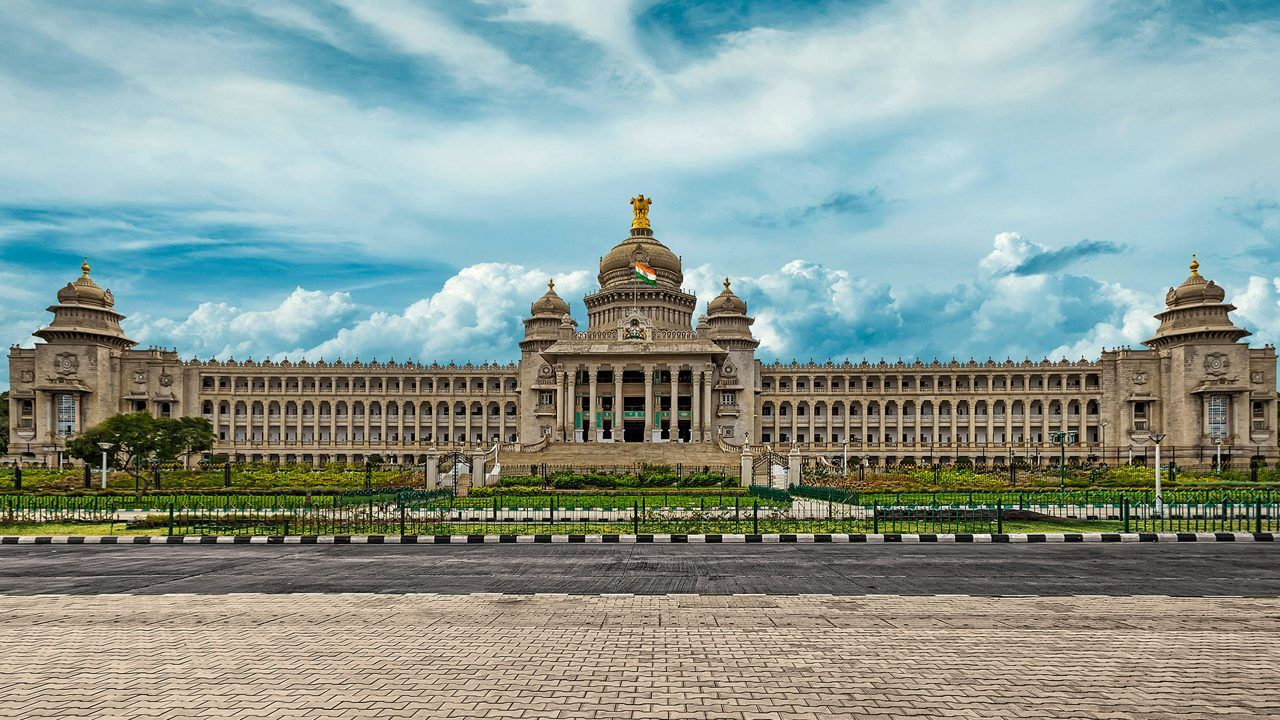
#> input picture Filtering_Bluring/vidhansabha.jpeg, 1280 x 720 px
$ python gaussian_blur.py
#> lines starting #> are read from the running program, lines starting #| are printed output that depends on the picture
import cv2

image = cv2.imread('vidhansabha.jpeg')
#> image is the input picture: shape (720, 1280, 3); mean B, G, R 148.3, 154.7, 139.7

blurred = cv2.GaussianBlur(image, (7,7),3)
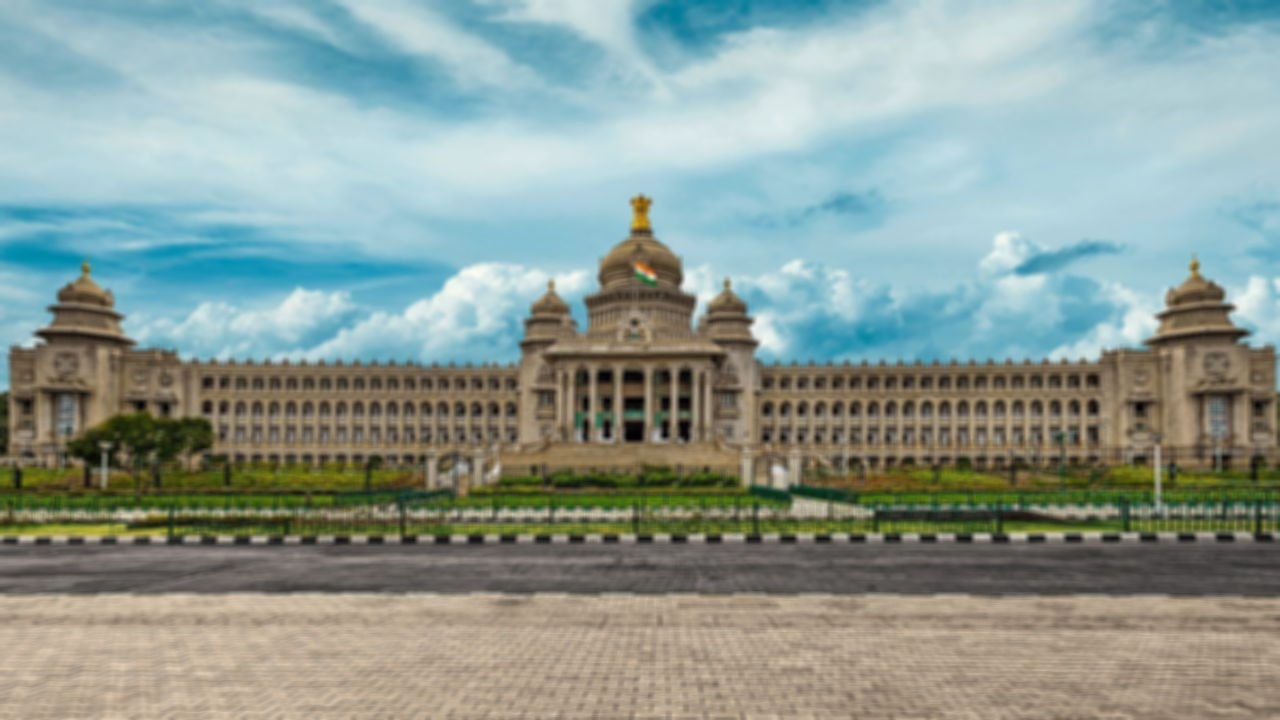
#> blurred: shape (720, 1280, 3); mean B, G, R 148.3, 154.7, 139.7

cv2.imshow('Original Image', image)
cv2.imshow('Blurred Image', blurred)

cv2.waitKey(0)
cv2.destroyAllWindows()

$ run again, with Filtering_Bluring/water-body.png saved as Filtering_Bluring/vidhansabha.jpeg
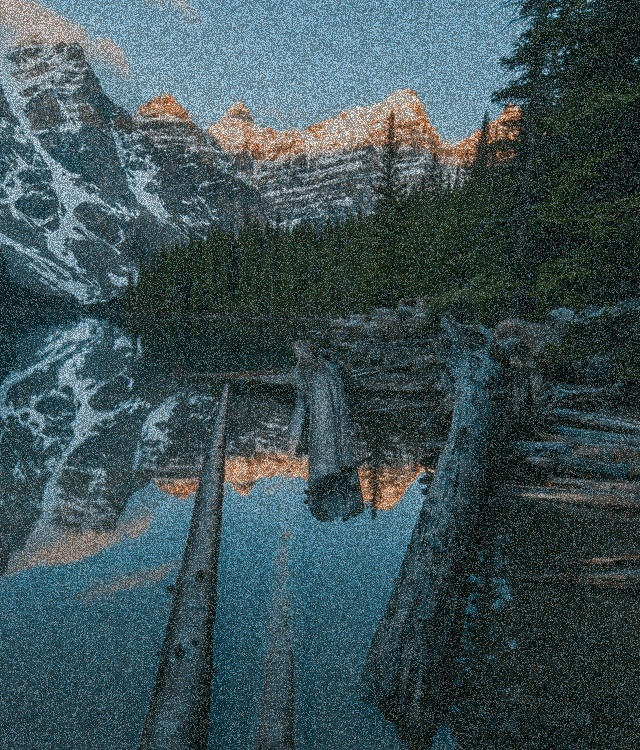
#> input picture Filtering_Bluring/water-body.png, 640 x 750 px
#> image is the input picture: shape (750, 640, 3); mean B, G, R 87, 82.1, 62.1
#> `blurred = cv2.GaussianBlur(image, (7,7),3)`:
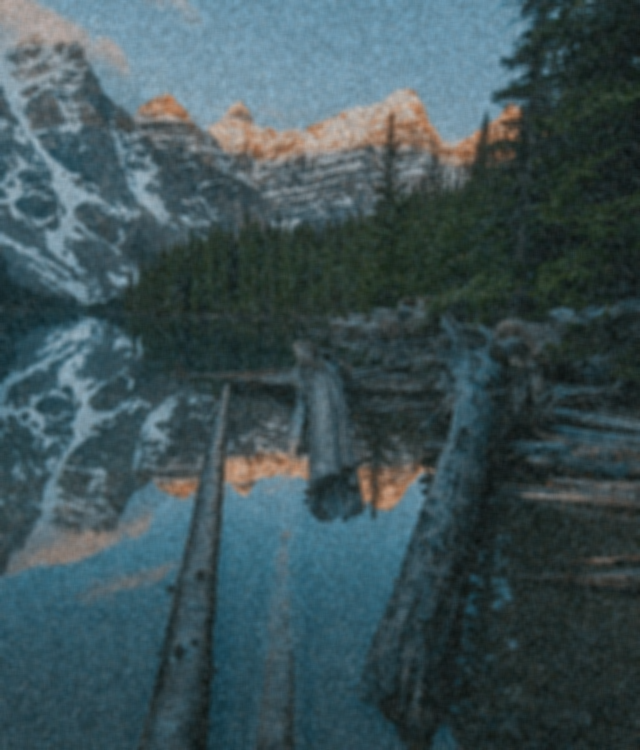
#> blurred: shape (750, 640, 3); mean B, G, R 87, 82.1, 62.1
